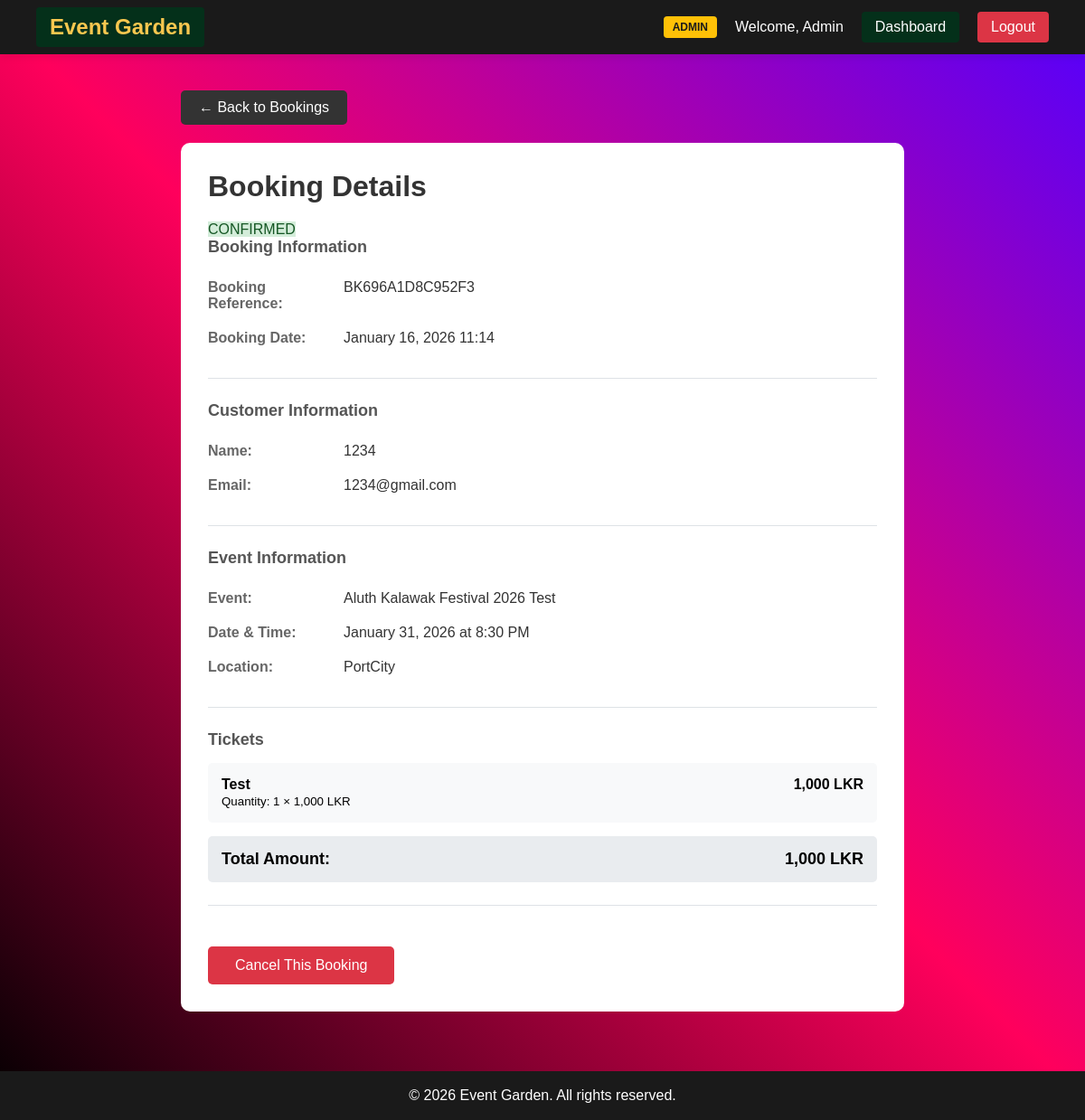
/EventHome/EventUsers/adminBookingDetails.php?ref=BK696A1D8C952F3 (signed in), run on the app's committed database.
### tables this page shows
CREATE TABLE `bookings` (
  `id` int(11) NOT NULL,
  `user_id` int(11) NOT NULL,
  `event_id` int(11) NOT NULL,
  `booking_reference` varchar(50) NOT NULL,
  `total_amount` decimal(10,2) NOT NULL,
  `payment_status` enum('pending','completed','failed') DEFAULT 'pending',
  `booking_status` enum('confirmed','cancelled') DEFAULT 'confirmed',
  `cardholder_name` varchar(100) DEFAULT NULL,
  `created_at` timestamp NOT NULL DEFAULT current_timestamp(),
  `cancelled_at` timestamp NULL DEFAULT NULL
);

CREATE TABLE `users` (
  `id` int(11) NOT NULL,
  `username` varchar(50) NOT NULL,
  `email` varchar(100) NOT NULL,
  `password` varchar(255) NOT NULL,
  `created_at` timestamp NOT NULL DEFAULT current_timestamp(),
  `role` enum('admin','customer') NOT NULL DEFAULT 'customer',
  `status` enum('active','deactivated') DEFAULT 'active',
  `reset_token` varchar(100) DEFAULT NULL,
  `reset_token_expiry` timestamp NOT NULL DEFAULT current_timestamp()
);

CREATE TABLE `events` (
  `id` int(11) NOT NULL,
  `title` varchar(255) NOT NULL,
  `event_date` date NOT NULL,
  `event_time` time NOT NULL,
  `location` varchar(255) NOT NULL,
  `category` varchar(50) NOT NULL,
  `description` text NOT NULL,
  `summary` text DEFAULT NULL,
  `image` varchar(255) DEFAULT NULL,
  `created_at` timestamp NOT NULL DEFAULT current_timestamp()
);

CREATE TABLE `booking_tickets` (
  `id` int(11) NOT NULL,
  `booking_id` int(11) NOT NULL,
  `ticket_id` int(11) NOT NULL,
  `quantity` int(11) NOT NULL,
  `price` decimal(10,2) NOT NULL
);

CREATE TABLE `tickets` (
  `id` int(11) NOT NULL,
  `event_id` int(11) NOT NULL,
  `ticket_name` varchar(100) NOT NULL,
  `price` decimal(10,2) NOT NULL,
  `quantity` int(11) DEFAULT NULL,
  `status` varchar(20) DEFAULT 'available'
);

### EventHome/EventUsers/adminBookingDetails.php (the view, shortened to what this page needs)
<?php
require_once '../Config/config.php';
$booking_reference = mysqli_real_escape_string($conn, $_GET['ref']);
$sql = "SELECT b.*, u.username, u.email, e.title, e.event_date, e.event_time, e.location
        FROM bookings b
        JOIN users u ON b.user_id = u.id
        JOIN events e ON b.event_id = e.id
        WHERE b.booking_reference = '$booking_reference'";
$result = mysqli_query($conn, $sql);
$booking = mysqli_fetch_assoc($result);
$tickets_sql = "SELECT bt.*, t.ticket_name
                FROM booking_tickets bt
                JOIN tickets t ON bt.ticket_id = t.id
                WHERE bt.booking_id = {$booking['id']}";
$tickets = mysqli_query($conn, $tickets_sql);
?>
<!DOCTYPE html>
<html>
<head>
<link rel="stylesheet" href="../../Eventcss/adminBookingDetails.css">
<link rel="stylesheet" href="../../Eventcss/homePage.css">
</head>
<header>
    <nav class="navbar">
        <a href="../homePage.php" class="logo">Event Garden</a>
        <div class="user-info">
            <span class="badge">ADMIN</span>
            <span>Welcome, <?php echo htmlspecialchars(ucfirst($_SESSION['username'])); ?></span>
            <a href="adminDashboard.php">Dashboard</a>
            <a href="logout.php" class="logout">Logout</a>
        </div>
    </nav>
</header>
 <body class="back">
    <div class="container">
        <a href="adminBookings.php" class="back-btn">← Back to Bookings</a>
        <div class="details-card">
            <h1>Booking Details</h1>
            <span class="status-badge status-<?php echo $booking['booking_status']; ?>">
                <?php echo strtoupper($booking['booking_status']); ?>
            </span>
            <div class="info-section">
                <h2>Booking Information</h2>
                <div class="info-row">
                    <div class="info-label">Booking Reference:</div>
                    <div class="info-value"><?php echo $booking['booking_reference']; ?></div>
                </div>
                <div class="info-row">
                    <div class="info-label">Booking Date:</div>
                    <div class="info-value"><?php echo date('F d, Y H:i', strtotime($booking['created_at'])); ?></div>
                </div>
            </div>
            <div class="info-section">
                <h2>Customer Information</h2>
                <div class="info-row">
                    <div class="info-label">Name:</div>
                    <div class="info-value"><?php echo htmlspecialchars($booking['username']); ?></div>
                </div>
                <div class="info-row">
                    <div class="info-label">Email:</div>
                    <div class="info-value"><?php echo htmlspecialchars($booking['email']); ?></div>
                </div>
            </div>
            <div class="info-section">
                <h2>Event Information</h2>
                <div class="info-row">
                    <div class="info-label">Event:</div>
                    <div class="info-value"><?php echo htmlspecialchars($booking['title']); ?></div>
                </div>
                <div class="info-row">
                    <div class="info-label">Date & Time:</div>
                    <div class="info-value">
                        <?php echo date('F d, Y', strtotime($booking['event_date'])); ?> at
                        <?php echo date('g:i A', strtotime($booking['event_time'])); ?>
                    </div>
                </div>
                <div class="info-row">
                    <div class="info-label">Location:</div>
                    <div class="info-value"><?php echo htmlspecialchars($booking['location']); ?></div>
                </div>
            </div>
            <div class="info-section">
                <h2>Tickets</h2>
                <?php while ($ticket = mysqli_fetch_assoc($tickets)): ?>
                    <div class="ticket-item">
                        <div>
                            <strong><?php echo htmlspecialchars($ticket['ticket_name']); ?></strong><br>
                            <small>Quantity: <?php echo $ticket['quantity']; ?> × <?php echo number_format($ticket['price']); ?> LKR</small>
                        </div>
                        <div><strong><?php echo number_format($ticket['quantity'] * $ticket['price']); ?> LKR</strong></div>
                    </div>
                <?php endwhile; ?>
                <div class="total-row">
                    <span>Total Amount:</span>
                    <span><?php echo number_format($booking['total_amount']); ?> LKR</span>
                </div>
            </div>
            <?php if ($booking['booking_status'] == 'confirmed'): ?>
                <a href="adminCancelBooking.php?ref=<?php echo $booking['booking_reference']; ?>"
                   class="btn-cancel"
                   onclick="return confirm('Cancel this booking and return tickets to inventory?')">
                    Cancel This Booking
                </a>
            <?php endif; ?>
        </div>
    </div>
        <footer>
        <div class="footer-content">
            <p>&copy; 2026 Event Garden. All rights reserved.</p>
        </div>
    </footer>
</body>
</html>

### Eventcss/adminBookingDetails.css (style rules this page uses)
* { margin: 0; padding: 0; box-sizing: border-box; }
body { font-family: Arial, sans-serif; background: #f4f4f4; padding: 20px; }
.container { max-width: 800px; margin: 0 auto; }
.back-btn { display: inline-block; padding: 10px 20px; background: #333; color: white; text-decoration: none; border-radius: 5px; margin-bottom: 20px; }
.navbar a.logout { background: #dc3545; }
.navbar .user-info { display: flex; align-items: center; gap: 20px; }
.details-card { background: white; border-radius: 10px; padding: 30px; margin-bottom: 20px; }
h1 { color: #333; margin-bottom: 20px; }
.navbar .badge { background: #ffc107; color: #1a1a1a; padding: 5px 10px; border-radius: 4px; font-size: 12px; font-weight: bold; }
.status-confirmed { background: #d4edda; color: #155724; }
.info-section { margin-bottom: 25px; padding-bottom: 25px; border-bottom: 1px solid #dee2e6; }
.info-section h2 { color: #555; font-size: 18px; margin-bottom: 15px; }
.info-row { display: flex; padding: 10px 0; }
.info-label { font-weight: bold; color: #666; width: 150px; }
.info-value { color: #333; }
.ticket-item { display: flex; justify-content: space-between; padding: 15px; background: #f8f9fa; border-radius: 5px; margin-bottom: 10px; }
.total-row { display: flex; justify-content: space-between; padding: 15px; background: #e9ecef; border-radius: 5px; font-weight: bold; font-size: 18px; margin-top: 15px; }
.btn-cancel { display: inline-block; padding: 12px 30px; background: #dc3545; color: white; text-decoration: none; border-radius: 5px; margin-top: 20px; }

### Eventcss/HomePage.css (style rules this page uses)
* { margin: 0; padding: 0; box-sizing: border-box; }
header { background-color: #1a1a1a; color: #fff; font-family: Arial, sans-serif; }
.navbar { display: flex; justify-content: space-between; align-items: center; padding: 15px 50px; }
.navbar .logo { font-size: 24px; font-weight: bold; color: #f9c74f; text-decoration: none; }
.navbar { position: fixed; top: 0; left: 0; width: 100%; height: 60px; background: #1a1a1a; display: flex; align-items: center; justify-content: space-between; padding: 0 40px; box-shadow: 0 2px 10px rgba(0, 0, 0, 0.1); z-index: 1000; margin-bottom: 50px; }
.navbar a { color: white; text-decoration: none; padding: 8px 15px; background: #04301a; border-radius: 4px; }
.back { padding-top: 100px; background-image: linear-gradient(45deg, #000000, #ff005c, #5200ff); background-attachment: fixed; min-height: 100vh; padding-bottom: 100px; }
footer { bottom: 0; left: 0; width: 100%; background: #1a1a1a; color: white; text-align: center; padding: 18px; margin-top: auto; flex: 1; position: fixed; }

### data on the page
bookings: booking_status "CONFIRMED", booking_reference "BK696A1D8C952F3", created_at "January 16, 2026 11:14", user.username "1234", user.email "1234@gmail.com", event.title "Aluth Kalawak Festival 2026 Test", event.event_date "January 31, 2026", event.event_time "8:30 PM", event.location "PortCity", total_amount "1,000"
booking_tickets: ticket.ticket_name "Test", quantity "1", price "1,000", $ticket['quantity'] * $ticket['price'] "1,000"

### other printed values
$_SESSION['username'] "Admin"
